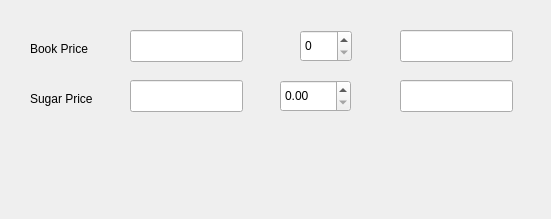
<?xml version="1.0" encoding="UTF-8"?>
<ui version="4.0">
 <class>Dialog</class>
 <widget class="QDialog" name="Dialog">
  <property name="geometry">
   <rect>
    <x>0</x>
    <y>0</y>
    <width>551</width>
    <height>219</height>
   </rect>
  </property>
  <property name="windowTitle">
   <string>Dialog</string>
  </property>
  <widget class="QLabel" name="labelBookPrice">
   <property name="geometry">
    <rect>
     <x>30</x>
     <y>40</y>
     <width>81</width>
     <height>18</height>
    </rect>
   </property>
   <property name="text">
    <string>Book Price</string>
   </property>
  </widget>
  <widget class="QLabel" name="labelSugarPrice">
   <property name="geometry">
    <rect>
     <x>30</x>
     <y>90</y>
     <width>81</width>
     <height>18</height>
    </rect>
   </property>
   <property name="text">
    <string>Sugar Price</string>
   </property>
  </widget>
  <widget class="QLineEdit" name="lineEditBookPrice">
   <property name="geometry">
    <rect>
     <x>130</x>
     <y>30</y>
     <width>113</width>
     <height>32</height>
    </rect>
   </property>
  </widget>
  <widget class="QLineEdit" name="lineEditSugarPrice">
   <property name="geometry">
    <rect>
     <x>130</x>
     <y>80</y>
     <width>113</width>
     <height>32</height>
    </rect>
   </property>
  </widget>
  <widget class="QLineEdit" name="lineEditBookAmount">
   <property name="geometry">
    <rect>
     <x>400</x>
     <y>30</y>
     <width>113</width>
     <height>32</height>
    </rect>
   </property>
  </widget>
  <widget class="QLineEdit" name="lineEditSugarAmount">
   <property name="geometry">
    <rect>
     <x>400</x>
     <y>80</y>
     <width>113</width>
     <height>32</height>
    </rect>
   </property>
  </widget>
  <widget class="QSpinBox" name="spinBoxBookQty">
   <property name="geometry">
    <rect>
     <x>300</x>
     <y>30</y>
     <width>52</width>
     <height>32</height>
    </rect>
   </property>
  </widget>
  <widget class="QDoubleSpinBox" name="doubleSpinBoxSugarWeight">
   <property name="geometry">
    <rect>
     <x>280</x>
     <y>80</y>
     <width>71</width>
     <height>32</height>
    </rect>
   </property>
  </widget>
  <widget class="QLabel" name="labelTotalAmount">
   <property name="geometry">
    <rect>
     <x>410</x>
     <y>150</y>
     <width>101</width>
     <height>18</height>
    </rect>
   </property>
   <property name="text">
    <string/>
   </property>
   <property name="alignment">
    <set>Qt::AlignRight|Qt::AlignTrailing|Qt::AlignVCenter</set>
   </property>
  </widget>
 </widget>
 <resources/>
 <connections/>
</ui>
